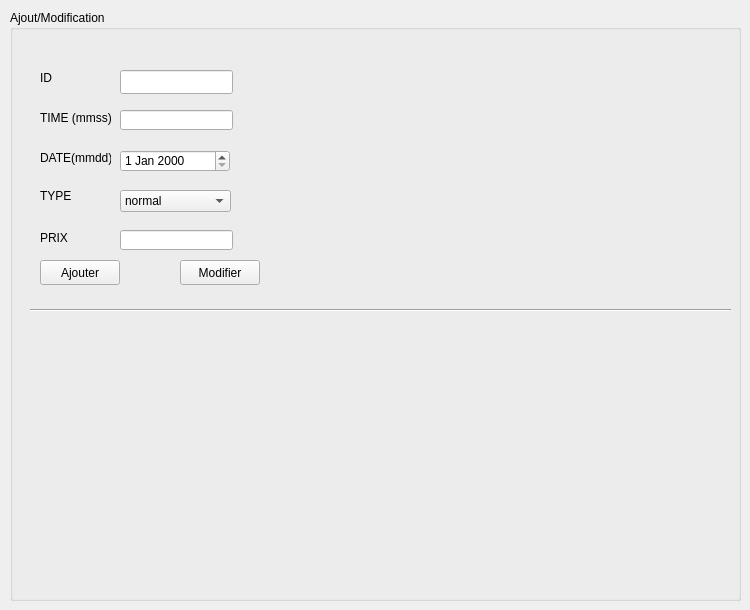
       <widget class="QWidget" name="tab_5">
        <attribute name="title">
         <string>Autre</string>
        </attribute>
        <widget class="QGroupBox" name="groupBox">
         <property name="geometry">
          <rect>
           <x>10</x>
           <y>10</y>
           <width>731</width>
           <height>591</height>
          </rect>
         </property>
         <property name="mouseTracking">
          <bool>false</bool>
         </property>
         <property name="title">
          <string>Ajout/Modification</string>
         </property>
         <property name="flat">
          <bool>false</bool>
         </property>
         <property name="checkable">
          <bool>false</bool>
         </property>
         <widget class="QLabel" name="label_10">
          <property name="geometry">
           <rect>
            <x>30</x>
            <y>60</y>
            <width>56</width>
            <height>16</height>
           </rect>
          </property>
          <property name="text">
           <string>ID</string>
          </property>
         </widget>
         <widget class="QLabel" name="label_11">
          <property name="geometry">
           <rect>
            <x>30</x>
            <y>100</y>
            <width>71</width>
            <height>16</height>
           </rect>
          </property>
          <property name="text">
           <string>TIME (mmss)</string>
          </property>
         </widget>
         <widget class="QLabel" name="label_12">
          <property name="geometry">
           <rect>
            <x>30</x>
            <y>140</y>
            <width>71</width>
            <height>16</height>
           </rect>
          </property>
          <property name="text">
           <string>DATE(mmdd)</string>
          </property>
         </widget>
         <widget class="QLabel" name="label_13">
          <property name="geometry">
           <rect>
            <x>30</x>
            <y>176</y>
            <width>56</width>
            <height>20</height>
           </rect>
          </property>
          <property name="text">
           <string>TYPE</string>
          </property>
         </widget>
         <widget class="QLineEdit" name="le_id">
          <property name="geometry">
           <rect>
            <x>110</x>
            <y>60</y>
            <width>113</width>
            <height>24</height>
           </rect>
          </property>
         </widget>
         <widget class="QPushButton" name="Button_Ajouter">
          <property name="geometry">
           <rect>
            <x>30</x>
            <y>250</y>
            <width>80</width>
            <height>25</height>
           </rect>
          </property>
          <property name="text">
           <string>Ajouter</string>
          </property>
         </widget>
         <widget class="QPushButton" name="Button_Modification">
          <property name="geometry">
           <rect>
            <x>170</x>
            <y>250</y>
            <width>80</width>
            <height>25</height>
           </rect>
          </property>
          <property name="text">
           <string>Modifier</string>
          </property>
         </widget>
         <widget class="Line" name="line_2">
          <property name="geometry">
           <rect>
            <x>20</x>
            <y>290</y>
            <width>701</width>
            <height>20</height>
           </rect>
          </property>
          <property name="orientation">
           <enum>Qt::Horizontal</enum>
          </property>
         </widget>
         <widget class="QLabel" name="label_14">
          <property name="geometry">
           <rect>
            <x>30</x>
            <y>220</y>
            <width>71</width>
            <height>16</height>
           </rect>
          </property>
          <property name="text">
           <string>PRIX</string>
          </property>
         </widget>
         <widget class="QLineEdit" name="le_time">
          <property name="geometry">
           <rect>
            <x>110</x>
            <y>100</y>
            <width>113</width>
            <height>20</height>
           </rect>
          </property>
         </widget>
         <widget class="QLineEdit" name="le_pr">
          <property name="geometry">
           <rect>
            <x>110</x>
            <y>220</y>
            <width>113</width>
            <height>20</height>
           </rect>
          </property>
         </widget>
         <widget class="QComboBox" name="le_type">
          <property name="geometry">
           <rect>
            <x>110</x>
            <y>180</y>
            <width>111</width>
            <height>22</height>
           </rect>
          </property>
          <item>
           <property name="text">
            <string>normal</string>
           </property>
          </item>
          <item>
           <property name="text">
            <string>VIP</string>
           </property>
          </item>
         </widget>
         <widget class="QDateEdit" name="le_dat">
          <property name="geometry">
           <rect>
            <x>110</x>
            <y>140</y>
            <width>110</width>
            <height>22</height>
           </rect>
          </property>
         </widget>
        </widget>
       </widget>
